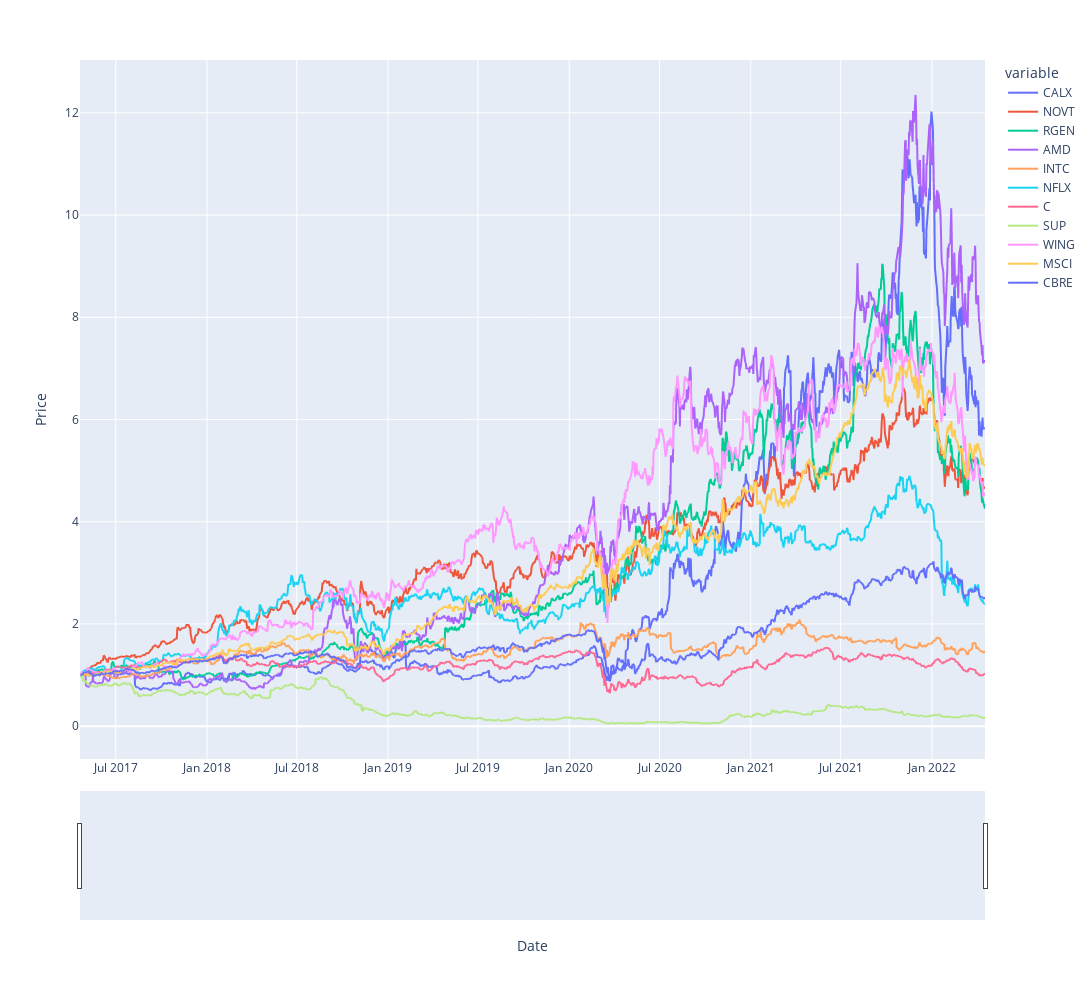

Notebook source saved alongside this figure:
### Code cell
fig = px.line(mult_cum_df, x = mult_cum_df.index, y = mult_cum_df.columns)
fig.update_xaxes(title="Date", rangeslider_visible=True)
fig.update_yaxes(title="Price")
fig.update_layout(height = 1000, width = 1400, showlegend = True)
fig.show()

### Figure 1 — Plotly figure (JSON) as saved in the notebook; plotly's stock layout.template omitted (floating-point values rounded to 4 significant figures; data arrays with more than 128 entries replaced by an {"elided": "..."} marker saying what was removed)
{"data": [{"hovertemplate": "variable=CALX<br>Date=%{x}<br>value=%{y}<extra></extra>", "legendgroup": "CALX", "line": {"color": "#636efa", "dash": "solid"}, "marker": {"symbol": "circle"}, "mode": "lines", "name": "CALX", "showlegend": true, "type": "scattergl", "x": {"elided": "1258 str values"}, "xaxis": "x", "y": {"elided": "1258 float values"}, "yaxis": "y"}, {"hovertemplate": "variable=NOVT<br>Date=%{x}<br>value=%{y}<extra></extra>", "legendgroup": "NOVT", "line": {"color": "#EF553B", "dash": "solid"}, "marker": {"symbol": "circle"}, "mode": "lines", "name": "NOVT", "showlegend": true, "type": "scattergl", "x": {"elided": "1258 str values"}, "xaxis": "x", "y": {"elided": "1258 float values"}, "yaxis": "y"}, {"hovertemplate": "variable=RGEN<br>Date=%{x}<br>value=%{y}<extra></extra>", "legendgroup": "RGEN", "line": {"color": "#00cc96", "dash": "solid"}, "marker": {"symbol": "circle"}, "mode": "lines", "name": "RGEN", "showlegend": true, "type": "scattergl", "x": {"elided": "1258 str values"}, "xaxis": "x", "y": {"elided": "1258 float values"}, "yaxis": "y"}, {"hovertemplate": "variable=AMD<br>Date=%{x}<br>value=%{y}<extra></extra>", "legendgroup": "AMD", "line": {"color": "#ab63fa", "dash": "solid"}, "marker": {"symbol": "circle"}, "mode": "lines", "name": "AMD", "showlegend": true, "type": "scattergl", "x": {"elided": "1258 str values"}, "xaxis": "x", "y": {"elided": "1258 float values"}, "yaxis": "y"}, {"hovertemplate": "variable=INTC<br>Date=%{x}<br>value=%{y}<extra></extra>", "legendgroup": "INTC", "line": {"color": "#FFA15A", "dash": "solid"}, "marker": {"symbol": "circle"}, "mode": "lines", "name": "INTC", "showlegend": true, "type": "scattergl", "x": {"elided": "1258 str values"}, "xaxis": "x", "y": {"elided": "1258 float values"}, "yaxis": "y"}, {"hovertemplate": "variable=NFLX<br>Date=%{x}<br>value=%{y}<extra></extra>", "legendgroup": "NFLX", "line": {"color": "#19d3f3", "dash": "solid"}, "marker": {"symbol": "circle"}, "mode": "lines", "name": "NFLX", "showlegend": true, "type": "scattergl", "x": {"elided": "1258 str values"}, "xaxis": "x", "y": {"elided": "1258 float values"}, "yaxis": "y"}, {"hovertemplate": "variable=C<br>Date=%{x}<br>value=%{y}<extra></extra>", "legendgroup": "C", "line": {"color": "#FF6692", "dash": "solid"}, "marker": {"symbol": "circle"}, "mode": "lines", "name": "C", "showlegend": true, "type": "scattergl", "x": {"elided": "1258 str values"}, "xaxis": "x", "y": {"elided": "1258 float values"}, "yaxis": "y"}, {"hovertemplate": "variable=SUP<br>Date=%{x}<br>value=%{y}<extra></extra>", "legendgroup": "SUP", "line": {"color": "#B6E880", "dash": "solid"}, "marker": {"symbol": "circle"}, "mode": "lines", "name": "SUP", "showlegend": true, "type": "scattergl", "x": {"elided": "1258 str values"}, "xaxis": "x", "y": {"elided": "1258 float values"}, "yaxis": "y"}, {"hovertemplate": "variable=WING<br>Date=%{x}<br>value=%{y}<extra></extra>", "legendgroup": "WING", "line": {"color": "#FF97FF", "dash": "solid"}, "marker": {"symbol": "circle"}, "mode": "lines", "name": "WING", "showlegend": true, "type": "scattergl", "x": {"elided": "1258 str values"}, "xaxis": "x", "y": {"elided": "1258 float values"}, "yaxis": "y"}, {"hovertemplate": "variable=MSCI<br>Date=%{x}<br>value=%{y}<extra></extra>", "legendgroup": "MSCI", "line": {"color": "#FECB52", "dash": "solid"}, "marker": {"symbol": "circle"}, "mode": "lines", "name": "MSCI", "showlegend": true, "type": "scattergl", "x": {"elided": "1258 str values"}, "xaxis": "x", "y": {"elided": "1258 float values"}, "yaxis": "y"}, {"hovertemplate": "variable=CBRE<br>Date=%{x}<br>value=%{y}<extra></extra>", "legendgroup": "CBRE", "line": {"color": "#636efa", "dash": "solid"}, "marker": {"symbol": "circle"}, "mode": "lines", "name": "CBRE", "showlegend": true, "type": "scattergl", "x": {"elided": "1258 str values"}, "xaxis": "x", "y": {"elided": "1258 float values"}, "yaxis": "y"}], "layout": {"height": 1000, "legend": {"title": {"text": "variable"}, "tracegroupgap": 0}, "margin": {"t": 60}, "showlegend": true, "width": 1400, "xaxis": {"anchor": "y", "domain": [0, 1], "rangeslider": {"visible": true}, "title": {"text": "Date"}}, "yaxis": {"anchor": "x", "domain": [0, 1], "title": {"text": "Price"}}}}
